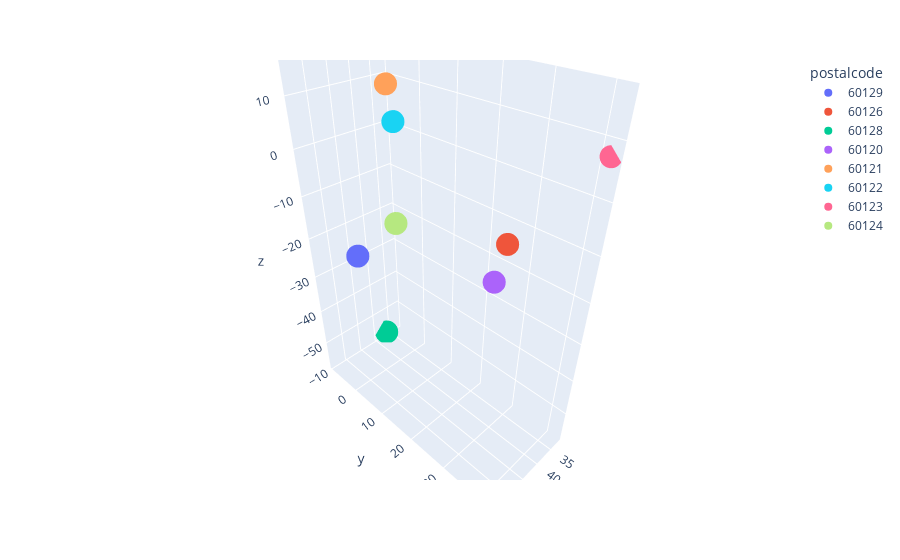

This figure's notebook cell:
### Code cell
import plotly.express as px

fig = px.scatter_3d(finalDf, x='x', y='y', z='z',
              color='postalcode')
fig.show()

### Figure 1 — Plotly figure (JSON) as saved in the notebook; plotly's stock layout.template omitted (floating-point values rounded to 4 significant figures)
{"data": [{"hovertemplate": "postalcode=60129<br>x=%{x}<br>y=%{y}<br>z=%{z}<extra></extra>", "legendgroup": "60129", "marker": {"color": "#636efa", "symbol": "circle"}, "mode": "markers", "name": "60129", "scene": "scene", "showlegend": true, "type": "scatter3d", "x": [53.93], "y": [5.826], "z": [-16.9]}, {"hovertemplate": "postalcode=60126<br>x=%{x}<br>y=%{y}<br>z=%{z}<extra></extra>", "legendgroup": "60126", "marker": {"color": "#EF553B", "symbol": "circle"}, "mode": "markers", "name": "60126", "scene": "scene", "showlegend": true, "type": "scatter3d", "x": [34.5], "y": [26.4], "z": [-13.75]}, {"hovertemplate": "postalcode=60128<br>x=%{x}<br>y=%{y}<br>z=%{z}<extra></extra>", "legendgroup": "60128", "marker": {"color": "#00cc96", "symbol": "circle"}, "mode": "markers", "name": "60128", "scene": "scene", "showlegend": true, "type": "scatter3d", "x": [37.21], "y": [-8.909], "z": [-56.51]}, {"hovertemplate": "postalcode=60120<br>x=%{x}<br>y=%{y}<br>z=%{z}<extra></extra>", "legendgroup": "60120", "marker": {"color": "#ab63fa", "symbol": "circle"}, "mode": "markers", "name": "60120", "scene": "scene", "showlegend": true, "type": "scatter3d", "x": [38.86], "y": [27.29], "z": [-19.74]}, {"hovertemplate": "postalcode=60121<br>x=%{x}<br>y=%{y}<br>z=%{z}<extra></extra>", "legendgroup": "60121", "marker": {"color": "#FFA15A", "symbol": "circle"}, "mode": "markers", "name": "60121", "scene": "scene", "showlegend": true, "type": "scatter3d", "x": [50.39], "y": [12.78], "z": [15.76]}, {"hovertemplate": "postalcode=60122<br>x=%{x}<br>y=%{y}<br>z=%{z}<extra></extra>", "legendgroup": "60122", "marker": {"color": "#19d3f3", "symbol": "circle"}, "mode": "markers", "name": "60122", "scene": "scene", "showlegend": true, "type": "scatter3d", "x": [50.32], "y": [13.97], "z": [10.28]}, {"hovertemplate": "postalcode=60123<br>x=%{x}<br>y=%{y}<br>z=%{z}<extra></extra>", "legendgroup": "60123", "marker": {"color": "#FF6692", "symbol": "circle"}, "mode": "markers", "name": "60123", "scene": "scene", "showlegend": true, "type": "scatter3d", "x": [32.08], "y": [41.74], "z": [7.337]}, {"hovertemplate": "postalcode=60124<br>x=%{x}<br>y=%{y}<br>z=%{z}<extra></extra>", "legendgroup": "60124", "marker": {"color": "#B6E880", "symbol": "circle"}, "mode": "markers", "name": "60124", "scene": "scene", "showlegend": true, "type": "scatter3d", "x": [38.32], "y": [-1.124], "z": [-18.94]}], "layout": {"legend": {"title": {"text": "postalcode"}, "tracegroupgap": 0}, "margin": {"t": 60}, "scene": {"domain": {"x": [0, 1], "y": [0, 1]}, "xaxis": {"title": {"text": "x"}}, "yaxis": {"title": {"text": "y"}}, "zaxis": {"title": {"text": "z"}}}}}
